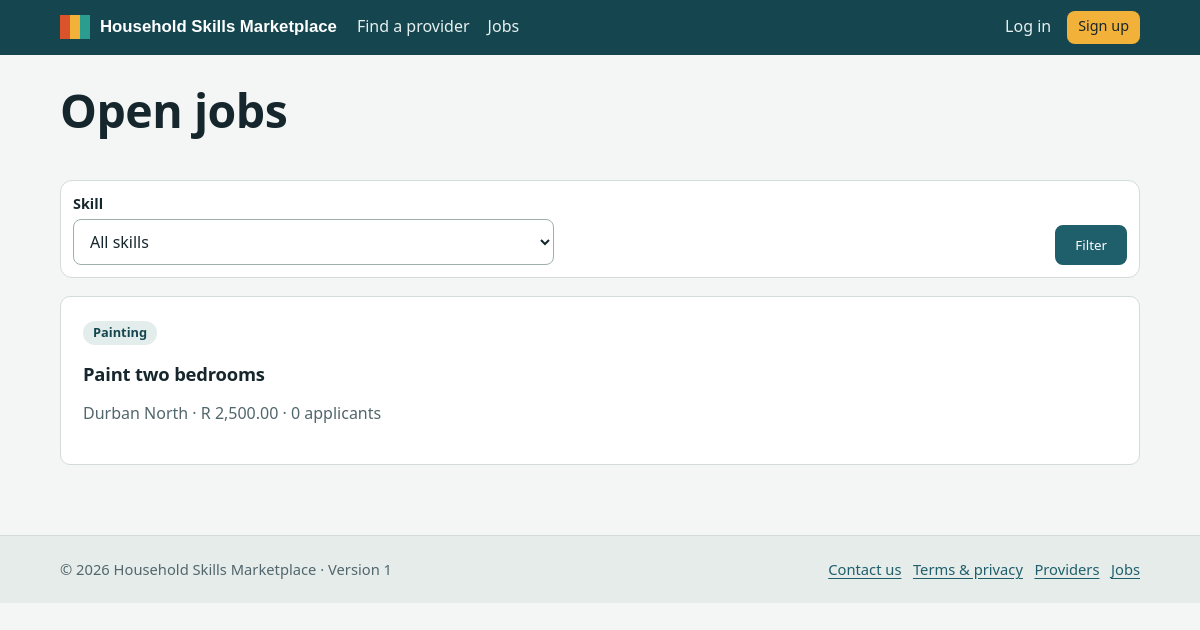
Page /jobs on the committed database.
### tables this page shows
CREATE TABLE jobs(
  id INTEGER PRIMARY KEY AUTOINCREMENT,
  client_id INTEGER NOT NULL REFERENCES users(id) ON DELETE CASCADE,
  title TEXT NOT NULL, category TEXT NOT NULL, location TEXT NOT NULL,
  description TEXT NOT NULL, budget REAL,
  status TEXT NOT NULL DEFAULT 'open' CHECK(status IN ('open','closed')),
  created_at TEXT NOT NULL DEFAULT CURRENT_TIMESTAMP
);

### app.py (the view)
    @app.route("/jobs")
    def jobs():
        cat = request.args.get("category", "")
        sql, args = "SELECT j.*, u.full_name poster, (SELECT COUNT(*) FROM applications a WHERE a.job_id=j.id) apps FROM jobs j JOIN users u ON u.id=j.client_id WHERE j.status='open'", []
        if cat in CATEGORIES:
            sql += " AND j.category=?"; args.append(cat)
        rows, pg = paginate(sql + " ORDER BY j.id DESC", args, pnum())
        return render_template("jobs.html", rows=rows, pg=pg, cat=cat)

### db.py (called while the page is built)
def get_db():
    if "db" not in g:
        g.db = sqlite3.connect(current_app.config["DATABASE"], timeout=15)
        g.db.row_factory = sqlite3.Row
        g.db.execute("PRAGMA foreign_keys=ON")
    return g.db

def q(sql, args=(), one=False):
    rows = get_db().execute(sql, args).fetchall()
    if one:
        return rows[0] if rows else None
    return rows

### security.py (called while the page is built)
def rules_json():
    return json.dumps({"min": MIN_LEN, "common": COMMON, "rules": RULES})

### templates/jobs.html
{% extends "base.html" %}{% import '_m.html' as m with context %}{% block title %}Jobs{% endblock %}
{% block content %}<div class="row between"><h1>Open jobs</h1>{% if me and me.role=='client' %}<a class="btn chip" href="{{ url_for('job_new') }}">Post a job</a>{% endif %}</div>
<form class="searchbar mt" method="get"><div><label class="small" for="category">Skill</label><select id="category" name="category"><option value="">All skills</option>{% for c in categories %}<option {{ 'selected' if c==cat }}>{{ c }}</option>{% endfor %}</select></div><span></span><button class="btn" type="submit">Filter</button></form>
<div class="grid g2 mt">{% for j in rows %}<a class="card plain" href="{{ url_for('job_detail', jid=j.id) }}"><span class="pill">{{ j.category }}</span><h3 class="mt">{{ j.title }}</h3>
<p class="muted">{{ j.location }} &middot; {{ j.budget|money if j.budget else 'Budget not stated' }} &middot; {{ j.apps }} applicant{{ '' if j.apps==1 else 's' }}</p></a>
{% else %}<div class="card empty span-all">No open jobs in this category right now. Check back soon.</div>{% endfor %}</div>
{{ m.pager(pg, 'jobs', category=cat) }}{% endblock %}

### static/css/style.css (style rules this page uses)
:root { --ink:#16262d;--teal:#1f5f6b;--teal-d:#154650;--chip:#f2b23a;--bg:#f3f6f5;--card:#fff;--line:#d3dcd9;--muted:#52666d;--err:#a8332a;--ok:#25744a;--r:10px; --c0:#d9532b;--c1:#2a9d8f;--c2:#5f8f43;--c3:#e0a526;--c4:#3a7ca5;--c5:#8b5cc6;--c6:#8d6a4a;--c7:#c8405a;--c8:#4f6d7a }
* { box-sizing:border-box }
html { scroll-behavior:smooth }
body { margin:0;font:16px/1.55 "Segoe UI",system-ui,-apple-system,Roboto,Helvetica,Arial,sans-serif;color:var(--ink);background:var(--bg) }
h1,h2,h3 { font-family:"Trebuchet MS","Segoe UI",system-ui,sans-serif;line-height:1.2;letter-spacing:-.01em;margin:0 0 .5em }
h1 { font-size:clamp(1.9rem,4vw,2.9rem) }
h3 { font-size:1.15rem }
a { color:var(--teal);text-underline-offset:3px }
.card { background:var(--card);border:1px solid var(--line);border-radius:var(--r);padding:22px }
.grid { display:grid;gap:18px }
.g2 { grid-template-columns:repeat(auto-fit,minmax(300px,1fr)) }
.muted { color:var(--muted) }
.small { font-size:.9rem }
.mt { margin-top:18px }
.row { display:flex;gap:10px;flex-wrap:wrap;align-items:center }
.between { justify-content:space-between }
.btn { display:inline-block;background:var(--teal);color:#fff;border:2px solid var(--teal);border-radius:8px;padding:9px 18px;font:600 1rem inherit;font-family:inherit;text-decoration:none;cursor:pointer }
label { display:block;font-weight:600;margin:0 0 4px }
input,select,textarea { width:100%;padding:10px 12px;border:1.5px solid #9fb0ab;border-radius:8px;font:inherit;background:#fff;color:var(--ink) }
.searchbar { display:grid;grid-template-columns:1fr 1fr auto;gap:10px;margin-top:18px;background:#fff;padding:12px;border:1px solid var(--line);border-radius:12px }
.pill { display:inline-block;font-size:.8rem;font-weight:700;padding:2px 10px;border-radius:20px;background:#e3eeec;color:var(--teal-d) }
.plain { text-decoration:none;color:inherit }
.searchbar .btn { align-self:end }

### rows in the picture
jobs: category "Painting", title "Paint two bedrooms", location "Durban North", budget "R 2,500.00", apps "0", apps "s"
